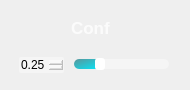
                 <widget class="QFrame" name="Conf_QF">
                  <property name="minimumSize">
                   <size>
                    <width>190</width>
                    <height>90</height>
                   </size>
                  </property>
                  <property name="maximumSize">
                   <size>
                    <width>190</width>
                    <height>90</height>
                   </size>
                  </property>
                  <property name="styleSheet">
                   <string notr="true">QFrame#Conf_QF{
border:2px solid rgba(255, 255, 255, 70);
border-radius:15px;
}</string>
                  </property>
                  <layout class="QVBoxLayout" name="verticalLayout_18">
                   <item>
                    <widget class="QPushButton" name="ToggleBotton_3">
                     <property name="sizePolicy">
                      <sizepolicy hsizetype="Expanding" vsizetype="Fixed">
                       <horstretch>0</horstretch>
                       <verstretch>0</verstretch>
                      </sizepolicy>
                     </property>
                     <property name="minimumSize">
                      <size>
                       <width>0</width>
                       <height>30</height>
                      </size>
                     </property>
                     <property name="maximumSize">
                      <size>
                       <width>16777215</width>
                       <height>30</height>
                      </size>
                     </property>
                     <property name="font">
                      <font>
                       <family>Nirmala UI</family>
                       <pointsize>13</pointsize>
                       <italic>false</italic>
                       <bold>true</bold>
                      </font>
                     </property>
                     <property name="cursor">
                      <cursorShape>ArrowCursor</cursorShape>
                     </property>
                     <property name="mouseTracking">
                      <bool>true</bool>
                     </property>
                     <property name="focusPolicy">
                      <enum>Qt::StrongFocus</enum>
                     </property>
                     <property name="contextMenuPolicy">
                      <enum>Qt::DefaultContextMenu</enum>
                     </property>
                     <property name="layoutDirection">
                      <enum>Qt::LeftToRight</enum>
                     </property>
                     <property name="autoFillBackground">
                      <bool>false</bool>
                     </property>
                     <property name="styleSheet">
                      <string notr="true">QPushButton{
background-image: url(:/all/img/conf.png);
background-repeat: no-repeat;
background-position: left center;
border: none;
border-left: 20px solid transparent;

text-align: left;
padding-left: 40px;
padding-bottom: 4px;
color: rgba(255, 255, 255, 199);
font: 700 13pt &quot;Nirmala UI&quot;;
}</string>
                     </property>
                     <property name="text">
                      <string>Conf</string>
                     </property>
                     <property name="icon">
                      <iconset theme="zoom-out">
                       <normaloff>.</normaloff>.</iconset>
                     </property>
                     <property name="autoDefault">
                      <bool>false</bool>
                     </property>
                     <property name="default">
                      <bool>false</bool>
                     </property>
                     <property name="flat">
                      <bool>false</bool>
                     </property>
                    </widget>
                   </item>
                   <item>
                    <widget class="QFrame" name="frame">
                     <property name="sizePolicy">
                      <sizepolicy hsizetype="Preferred" vsizetype="Preferred">
                       <horstretch>0</horstretch>
                       <verstretch>0</verstretch>
                      </sizepolicy>
                     </property>
                     <property name="minimumSize">
                      <size>
                       <width>0</width>
                       <height>20</height>
                      </size>
                     </property>
                     <property name="maximumSize">
                      <size>
                       <width>16777215</width>
                       <height>20</height>
                      </size>
                     </property>
                     <layout class="QHBoxLayout" name="horizontalLayout_11">
                      <property name="spacing">
                       <number>10</number>
                      </property>
                      <property name="leftMargin">
                       <number>8</number>
                      </property>
                      <property name="topMargin">
                       <number>0</number>
                      </property>
                      <property name="rightMargin">
                       <number>10</number>
                      </property>
                      <property name="bottomMargin">
                       <number>0</number>
                      </property>
                      <item>
                       <widget class="QDoubleSpinBox" name="conf_spinbox">
                        <property name="cursor">
                         <cursorShape>PointingHandCursor</cursorShape>
                        </property>
                        <property name="styleSheet">
                         <string notr="true">QDoubleSpinBox {
border: 0px solid lightgray;
border-radius: 2px;
background-color: rgba(255,255,255,90);
font: 600 9pt &quot;Segoe UI&quot;;
}
        
QDoubleSpinBox::up-button {
width: 10px;
height: 9px;
margin: 0px 3px 0px 0px;
border-image: url(:/all/img/box_up.png);
}
QDoubleSpinBox::up-button:pressed {
margin-top: 1px;
}
            
QDoubleSpinBox::down-button {
width: 10px;
height: 9px;
margin: 0px 3px 0px 0px;
border-image: url(:/all/img/box_down.png);
}
QDoubleSpinBox::down-button:pressed {
margin-bottom: 1px;
}</string>
                        </property>
                        <property name="minimum">
                         <double>0.010000000000000</double>
                        </property>
                        <property name="maximum">
                         <double>1.000000000000000</double>
                        </property>
                        <property name="singleStep">
                         <double>0.050000000000000</double>
                        </property>
                        <property name="value">
                         <double>0.250000000000000</double>
                        </property>
                       </widget>
                      </item>
                      <item>
                       <widget class="QSlider" name="conf_slider">
                        <property name="cursor">
                         <cursorShape>PointingHandCursor</cursorShape>
                        </property>
                        <property name="styleSheet">
                         <string notr="true">QSlider::groove:horizontal {
border: none;
height: 10px;
background-color: rgba(255,255,255,90);
border-radius: 5px;
}

QSlider::handle:horizontal {
width: 10px;
margin: -1px 0px -1px 0px;
border-radius: 3px;
background-color: white;
}

QSlider::sub-page:horizontal {
background-color: qlineargradient(x1:0, y1:0, x2:1, y2:1, stop:0 #59969b, stop:1 #04e7fa);
border-radius: 5px;
}</string>
                        </property>
                        <property name="minimum">
                         <number>1</number>
                        </property>
                        <property name="maximum">
                         <number>100</number>
                        </property>
                        <property name="value">
                         <number>25</number>
                        </property>
                        <property name="orientation">
                         <enum>Qt::Horizontal</enum>
                        </property>
                       </widget>
                      </item>
                     </layout>
                    </widget>
                   </item>
                  </layout>
                 </widget>
